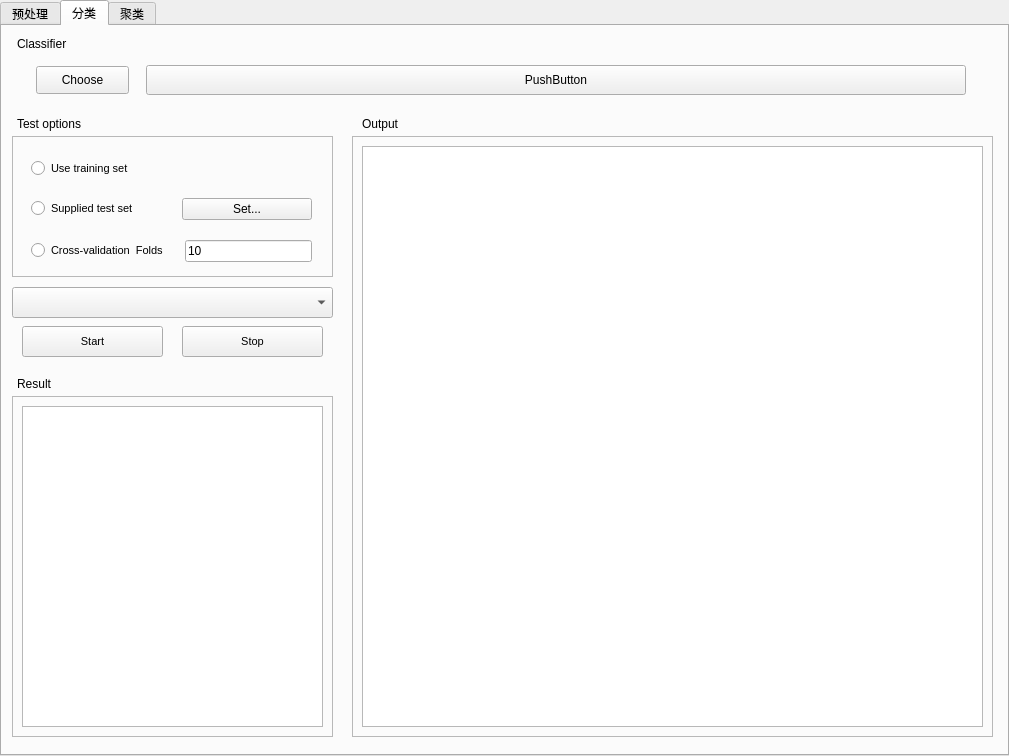
<?xml version="1.0" encoding="UTF-8"?>
<ui version="4.0">
 <class>MainWindow</class>
 <widget class="QMainWindow" name="MainWindow">
  <property name="geometry">
   <rect>
    <x>0</x>
    <y>0</y>
    <width>1009</width>
    <height>756</height>
   </rect>
  </property>
  <property name="windowTitle">
   <string>MainWindow</string>
  </property>
  <widget class="QWidget" name="centralwidget">
   <widget class="QTabWidget" name="tabWidget">
    <property name="geometry">
     <rect>
      <x>0</x>
      <y>0</y>
      <width>1009</width>
      <height>756</height>
     </rect>
    </property>
    <property name="whatsThis">
     <string>&lt;html&gt;&lt;head/&gt;&lt;body&gt;&lt;p&gt;&lt;br/&gt;&lt;/p&gt;&lt;/body&gt;&lt;/html&gt;</string>
    </property>
    <property name="currentIndex">
     <number>1</number>
    </property>
    <widget class="QWidget" name="tab">
     <property name="enabled">
      <bool>true</bool>
     </property>
     <attribute name="title">
      <string>预处理</string>
     </attribute>
     <widget class="QFrame" name="frame">
      <property name="geometry">
       <rect>
        <x>10</x>
        <y>70</y>
        <width>981</width>
        <height>51</height>
       </rect>
      </property>
     </widget>
     <widget class="QLabel" name="label">
      <property name="geometry">
       <rect>
        <x>10</x>
        <y>50</y>
        <width>72</width>
        <height>15</height>
       </rect>
      </property>
      <property name="text">
       <string>Filter</string>
      </property>
     </widget>
     <widget class="QFrame" name="summaryPanel">
      <property name="geometry">
       <rect>
        <x>10</x>
        <y>160</y>
        <width>491</width>
        <height>61</height>
       </rect>
      </property>
      <property name="frameShape">
       <enum>QFrame::StyledPanel</enum>
      </property>
      <property name="frameShadow">
       <enum>QFrame::Raised</enum>
      </property>
      <widget class="QWidget" name="layoutWidget">
       <property name="geometry">
        <rect>
         <x>10</x>
         <y>0</y>
         <width>471</width>
         <height>61</height>
        </rect>
       </property>
       <layout class="QGridLayout" name="gridLayout">
        <item row="0" column="0">
         <layout class="QHBoxLayout" name="horizontalLayout_6">
          <item>
           <widget class="QLabel" name="label_5">
            <property name="sizePolicy">
             <sizepolicy hsizetype="Fixed" vsizetype="Preferred">
              <horstretch>0</horstretch>
              <verstretch>0</verstretch>
             </sizepolicy>
            </property>
            <property name="font">
             <font>
              <pointsize>8</pointsize>
             </font>
            </property>
            <property name="text">
             <string>Relation:</string>
            </property>
           </widget>
          </item>
          <item>
           <widget class="QLabel" name="name_lab">
            <property name="font">
             <font>
              <pointsize>8</pointsize>
             </font>
            </property>
            <property name="text">
             <string>None</string>
            </property>
           </widget>
          </item>
         </layout>
        </item>
        <item row="0" column="1">
         <layout class="QHBoxLayout" name="horizontalLayout_4">
          <item>
           <widget class="QLabel" name="label_7">
            <property name="sizePolicy">
             <sizepolicy hsizetype="Fixed" vsizetype="Preferred">
              <horstretch>0</horstretch>
              <verstretch>0</verstretch>
             </sizepolicy>
            </property>
            <property name="font">
             <font>
              <pointsize>8</pointsize>
             </font>
            </property>
            <property name="text">
             <string>Attributes:</string>
            </property>
           </widget>
          </item>
          <item>
           <widget class="QLabel" name="attr_lab">
            <property name="font">
             <font>
              <pointsize>8</pointsize>
             </font>
            </property>
            <property name="text">
             <string>None</string>
            </property>
           </widget>
          </item>
         </layout>
        </item>
        <item row="1" column="0">
         <layout class="QHBoxLayout" name="horizontalLayout_7">
          <item>
           <widget class="QLabel" name="label_6">
            <property name="sizePolicy">
             <sizepolicy hsizetype="Fixed" vsizetype="Preferred">
              <horstretch>0</horstretch>
              <verstretch>0</verstretch>
             </sizepolicy>
            </property>
            <property name="font">
             <font>
              <pointsize>8</pointsize>
             </font>
            </property>
            <property name="text">
             <string>Instance:</string>
            </property>
           </widget>
          </item>
          <item>
           <widget class="QLabel" name="instance_lab">
            <property name="font">
             <font>
              <pointsize>8</pointsize>
             </font>
            </property>
            <property name="text">
             <string>None</string>
            </property>
           </widget>
          </item>
         </layout>
        </item>
        <item row="1" column="1">
         <layout class="QHBoxLayout" name="horizontalLayout_5">
          <item>
           <widget class="QLabel" name="label_8">
            <property name="sizePolicy">
             <sizepolicy hsizetype="Fixed" vsizetype="Preferred">
              <horstretch>0</horstretch>
              <verstretch>0</verstretch>
             </sizepolicy>
            </property>
            <property name="font">
             <font>
              <pointsize>8</pointsize>
             </font>
            </property>
            <property name="text">
             <string>Sum of weight:</string>
            </property>
           </widget>
          </item>
          <item>
           <widget class="QLabel" name="weight_lab">
            <property name="font">
             <font>
              <pointsize>8</pointsize>
             </font>
            </property>
            <property name="text">
             <string>None</string>
            </property>
           </widget>
          </item>
         </layout>
        </item>
       </layout>
      </widget>
     </widget>
     <widget class="QLabel" name="label_2">
      <property name="geometry">
       <rect>
        <x>10</x>
        <y>130</y>
        <width>141</width>
        <height>20</height>
       </rect>
      </property>
      <property name="text">
       <string>Current relation</string>
      </property>
     </widget>
     <widget class="QLabel" name="label_3">
      <property name="geometry">
       <rect>
        <x>10</x>
        <y>230</y>
        <width>101</width>
        <height>21</height>
       </rect>
      </property>
      <property name="text">
       <string>Attributes</string>
      </property>
     </widget>
     <widget class="QFrame" name="attrPanel">
      <property name="geometry">
       <rect>
        <x>10</x>
        <y>260</y>
        <width>491</width>
        <height>431</height>
       </rect>
      </property>
      <property name="frameShape">
       <enum>QFrame::StyledPanel</enum>
      </property>
      <property name="frameShadow">
       <enum>QFrame::Raised</enum>
      </property>
      <widget class="QTableWidget" name="attr_table">
       <property name="geometry">
        <rect>
         <x>11</x>
         <y>48</y>
         <width>471</width>
         <height>331</height>
        </rect>
       </property>
       <property name="font">
        <font>
         <pointsize>8</pointsize>
        </font>
       </property>
      </widget>
      <widget class="QPushButton" name="remove_btn">
       <property name="geometry">
        <rect>
         <x>20</x>
         <y>390</y>
         <width>451</width>
         <height>31</height>
        </rect>
       </property>
       <property name="layoutDirection">
        <enum>Qt::LeftToRight</enum>
       </property>
       <property name="text">
        <string>Remove</string>
       </property>
       <property name="checkable">
        <bool>false</bool>
       </property>
      </widget>
      <widget class="QWidget" name="layoutWidget">
       <property name="geometry">
        <rect>
         <x>19</x>
         <y>10</y>
         <width>451</width>
         <height>31</height>
        </rect>
       </property>
       <layout class="QHBoxLayout" name="horizontalLayout_3">
        <property name="spacing">
         <number>70</number>
        </property>
        <item>
         <widget class="QPushButton" name="all_btn">
          <property name="text">
           <string>All</string>
          </property>
         </widget>
        </item>
        <item>
         <widget class="QPushButton" name="none_btn">
          <property name="text">
           <string>None</string>
          </property>
         </widget>
        </item>
        <item>
         <widget class="QPushButton" name="invert_btn">
          <property name="text">
           <string>Invert</string>
          </property>
         </widget>
        </item>
       </layout>
      </widget>
     </widget>
     <widget class="QLabel" name="label_4">
      <property name="geometry">
       <rect>
        <x>520</x>
        <y>130</y>
        <width>161</width>
        <height>20</height>
       </rect>
      </property>
      <property name="text">
       <string>Selected attribute</string>
      </property>
     </widget>
     <widget class="QFrame" name="attrSummaryPanel">
      <property name="geometry">
       <rect>
        <x>520</x>
        <y>160</y>
        <width>471</width>
        <height>231</height>
       </rect>
      </property>
      <property name="frameShape">
       <enum>QFrame::StyledPanel</enum>
      </property>
      <property name="frameShadow">
       <enum>QFrame::Raised</enum>
      </property>
      <widget class="QTableWidget" name="selected_table">
       <property name="geometry">
        <rect>
         <x>10</x>
         <y>50</y>
         <width>451</width>
         <height>171</height>
        </rect>
       </property>
       <property name="font">
        <font>
         <pointsize>8</pointsize>
        </font>
       </property>
      </widget>
      <widget class="QWidget" name="layoutWidget">
       <property name="geometry">
        <rect>
         <x>10</x>
         <y>0</y>
         <width>451</width>
         <height>51</height>
        </rect>
       </property>
       <layout class="QGridLayout" name="gridLayout_2">
        <property name="leftMargin">
         <number>8</number>
        </property>
        <property name="topMargin">
         <number>0</number>
        </property>
        <property name="rightMargin">
         <number>8</number>
        </property>
        <property name="horizontalSpacing">
         <number>10</number>
        </property>
        <property name="verticalSpacing">
         <number>3</number>
        </property>
        <item row="1" column="2">
         <layout class="QHBoxLayout" name="horizontalLayout_11">
          <property name="spacing">
           <number>5</number>
          </property>
          <item>
           <widget class="QLabel" name="label_20">
            <property name="sizePolicy">
             <sizepolicy hsizetype="Fixed" vsizetype="Preferred">
              <horstretch>0</horstretch>
              <verstretch>0</verstretch>
             </sizepolicy>
            </property>
            <property name="font">
             <font>
              <pointsize>8</pointsize>
             </font>
            </property>
            <property name="text">
             <string>Unique:</string>
            </property>
           </widget>
          </item>
          <item>
           <widget class="QLabel" name="select_attr_unique">
            <property name="sizePolicy">
             <sizepolicy hsizetype="Preferred" vsizetype="Preferred">
              <horstretch>0</horstretch>
              <verstretch>0</verstretch>
             </sizepolicy>
            </property>
            <property name="font">
             <font>
              <pointsize>8</pointsize>
             </font>
            </property>
            <property name="text">
             <string>None</string>
            </property>
           </widget>
          </item>
         </layout>
        </item>
        <item row="1" column="1">
         <layout class="QHBoxLayout" name="horizontalLayout_12">
          <property name="spacing">
           <number>5</number>
          </property>
          <item>
           <widget class="QLabel" name="label_18">
            <property name="sizePolicy">
             <sizepolicy hsizetype="Fixed" vsizetype="Preferred">
              <horstretch>0</horstretch>
              <verstretch>0</verstretch>
             </sizepolicy>
            </property>
            <property name="font">
             <font>
              <pointsize>8</pointsize>
             </font>
            </property>
            <property name="text">
             <string>Distinct:</string>
            </property>
           </widget>
          </item>
          <item>
           <widget class="QLabel" name="select_attr_distinct">
            <property name="font">
             <font>
              <pointsize>8</pointsize>
             </font>
            </property>
            <property name="text">
             <string>None</string>
            </property>
           </widget>
          </item>
         </layout>
        </item>
        <item row="1" column="0">
         <layout class="QHBoxLayout" name="horizontalLayout_13">
          <property name="spacing">
           <number>5</number>
          </property>
          <item>
           <widget class="QLabel" name="label_16">
            <property name="sizePolicy">
             <sizepolicy hsizetype="Fixed" vsizetype="Preferred">
              <horstretch>0</horstretch>
              <verstretch>0</verstretch>
             </sizepolicy>
            </property>
            <property name="font">
             <font>
              <pointsize>8</pointsize>
             </font>
            </property>
            <property name="text">
             <string>Missing:</string>
            </property>
           </widget>
          </item>
          <item>
           <widget class="QLabel" name="select_attr_missing">
            <property name="font">
             <font>
              <pointsize>8</pointsize>
             </font>
            </property>
            <property name="text">
             <string>None</string>
            </property>
           </widget>
          </item>
         </layout>
        </item>
        <item row="0" column="1">
         <layout class="QHBoxLayout" name="horizontalLayout_9">
          <property name="spacing">
           <number>5</number>
          </property>
          <item>
           <widget class="QLabel" name="select_attr_weight_lab">
            <property name="sizePolicy">
             <sizepolicy hsizetype="Fixed" vsizetype="Preferred">
              <horstretch>0</horstretch>
              <verstretch>0</verstretch>
             </sizepolicy>
            </property>
            <property name="font">
             <font>
              <pointsize>8</pointsize>
             </font>
            </property>
            <property name="text">
             <string>Weight:</string>
            </property>
           </widget>
          </item>
          <item>
           <widget class="QLabel" name="select_attr_weight">
            <property name="font">
             <font>
              <pointsize>8</pointsize>
             </font>
            </property>
            <property name="text">
             <string>None</string>
            </property>
           </widget>
          </item>
         </layout>
        </item>
        <item row="0" column="0">
         <layout class="QHBoxLayout" name="horizontalLayout_8">
          <property name="spacing">
           <number>5</number>
          </property>
          <item>
           <widget class="QLabel" name="label_10">
            <property name="sizePolicy">
             <sizepolicy hsizetype="Fixed" vsizetype="Preferred">
              <horstretch>0</horstretch>
              <verstretch>0</verstretch>
             </sizepolicy>
            </property>
            <property name="font">
             <font>
              <pointsize>8</pointsize>
             </font>
            </property>
            <property name="text">
             <string>Name:</string>
            </property>
           </widget>
          </item>
          <item>
           <widget class="QLabel" name="select_attr_name">
            <property name="font">
             <font>
              <pointsize>8</pointsize>
             </font>
            </property>
            <property name="text">
             <string>None</string>
            </property>
           </widget>
          </item>
         </layout>
        </item>
        <item row="0" column="2">
         <layout class="QHBoxLayout" name="horizontalLayout_10">
          <property name="spacing">
           <number>5</number>
          </property>
          <item>
           <widget class="QLabel" name="label_14">
            <property name="sizePolicy">
             <sizepolicy hsizetype="Fixed" vsizetype="Preferred">
              <horstretch>0</horstretch>
              <verstretch>0</verstretch>
             </sizepolicy>
            </property>
            <property name="font">
             <font>
              <pointsize>8</pointsize>
             </font>
            </property>
            <property name="text">
             <string>Type:</string>
            </property>
           </widget>
          </item>
          <item>
           <widget class="QLabel" name="select_attr_type">
            <property name="sizePolicy">
             <sizepolicy hsizetype="Preferred" vsizetype="Preferred">
              <horstretch>0</horstretch>
              <verstretch>0</verstretch>
             </sizepolicy>
            </property>
            <property name="font">
             <font>
              <pointsize>8</pointsize>
             </font>
            </property>
            <property name="text">
             <string>None</string>
            </property>
           </widget>
          </item>
         </layout>
        </item>
       </layout>
      </widget>
     </widget>
     <widget class="QComboBox" name="attr_combo">
      <property name="geometry">
       <rect>
        <x>520</x>
        <y>401</y>
        <width>471</width>
        <height>31</height>
       </rect>
      </property>
     </widget>
     <widget class="QWidget" name="layoutWidget">
      <property name="geometry">
       <rect>
        <x>10</x>
        <y>10</y>
        <width>321</width>
        <height>30</height>
       </rect>
      </property>
      <layout class="QHBoxLayout" name="horizontalLayout">
       <item>
        <widget class="QPushButton" name="open_btn">
         <property name="text">
          <string>打开</string>
         </property>
        </widget>
       </item>
       <item>
        <widget class="QPushButton" name="edit_btn">
         <property name="text">
          <string>编辑</string>
         </property>
        </widget>
       </item>
       <item>
        <widget class="QPushButton" name="save_btn">
         <property name="text">
          <string>保存</string>
         </property>
        </widget>
       </item>
      </layout>
     </widget>
     <widget class="MatplotlibWidget" name="draw_area" native="true">
      <property name="geometry">
       <rect>
        <x>510</x>
        <y>440</y>
        <width>491</width>
        <height>261</height>
       </rect>
      </property>
     </widget>
     <widget class="QPushButton" name="apply_btn">
      <property name="geometry">
       <rect>
        <x>876</x>
        <y>80</y>
        <width>93</width>
        <height>28</height>
       </rect>
      </property>
      <property name="text">
       <string>确定</string>
      </property>
     </widget>
     <widget class="QLabel" name="label_9">
      <property name="geometry">
       <rect>
        <x>143</x>
        <y>80</y>
        <width>711</width>
        <height>31</height>
       </rect>
      </property>
      <property name="sizePolicy">
       <sizepolicy hsizetype="Preferred" vsizetype="Preferred">
        <horstretch>5</horstretch>
        <verstretch>0</verstretch>
       </sizepolicy>
      </property>
      <property name="text">
       <string>None</string>
      </property>
     </widget>
     <widget class="TreeNodeButton" name="chose_btn">
      <property name="geometry">
       <rect>
        <x>30</x>
        <y>80</y>
        <width>93</width>
        <height>28</height>
       </rect>
      </property>
      <property name="text">
       <string>Choose</string>
      </property>
     </widget>
     <zorder>label</zorder>
     <zorder>summaryPanel</zorder>
     <zorder>label_2</zorder>
     <zorder>label_3</zorder>
     <zorder>attrPanel</zorder>
     <zorder>label_4</zorder>
     <zorder>attrSummaryPanel</zorder>
     <zorder>attr_combo</zorder>
     <zorder>layoutWidget</zorder>
     <zorder>draw_area</zorder>
     <zorder>frame</zorder>
     <zorder>apply_btn</zorder>
     <zorder>label_9</zorder>
     <zorder>chose_btn</zorder>
    </widget>
    <widget class="QWidget" name="tab_2">
     <attribute name="title">
      <string>分类</string>
     </attribute>
     <widget class="TreeNodeButton" name="choose_classifier">
      <property name="geometry">
       <rect>
        <x>34</x>
        <y>40</y>
        <width>93</width>
        <height>28</height>
       </rect>
      </property>
      <property name="text">
       <string>Choose</string>
      </property>
     </widget>
     <widget class="QLabel" name="label_12">
      <property name="geometry">
       <rect>
        <x>15</x>
        <y>10</y>
        <width>91</width>
        <height>16</height>
       </rect>
      </property>
      <property name="text">
       <string>Classifier</string>
      </property>
     </widget>
     <widget class="QFrame" name="frame_2">
      <property name="geometry">
       <rect>
        <x>14</x>
        <y>30</y>
        <width>981</width>
        <height>51</height>
       </rect>
      </property>
      <widget class="QPushButton" name="option_classifier">
       <property name="geometry">
        <rect>
         <x>130</x>
         <y>9</y>
         <width>820</width>
         <height>30</height>
        </rect>
       </property>
       <property name="contextMenuPolicy">
        <enum>Qt::PreventContextMenu</enum>
       </property>
       <property name="text">
        <string>PushButton</string>
       </property>
      </widget>
     </widget>
     <widget class="QLabel" name="label_13">
      <property name="geometry">
       <rect>
        <x>15</x>
        <y>90</y>
        <width>111</width>
        <height>16</height>
       </rect>
      </property>
      <property name="text">
       <string>Test options</string>
      </property>
     </widget>
     <widget class="QFrame" name="frame_3">
      <property name="geometry">
       <rect>
        <x>10</x>
        <y>110</y>
        <width>321</width>
        <height>141</height>
       </rect>
      </property>
      <property name="frameShape">
       <enum>QFrame::StyledPanel</enum>
      </property>
      <property name="frameShadow">
       <enum>QFrame::Raised</enum>
      </property>
      <widget class="QWidget" name="layoutWidget">
       <property name="geometry">
        <rect>
         <x>19</x>
         <y>20</y>
         <width>281</width>
         <height>112</height>
        </rect>
       </property>
       <layout class="QVBoxLayout" name="verticalLayout">
        <property name="spacing">
         <number>17</number>
        </property>
        <item>
         <widget class="QRadioButton" name="train_radio">
          <property name="font">
           <font>
            <pointsize>8</pointsize>
           </font>
          </property>
          <property name="text">
           <string>Use training set</string>
          </property>
         </widget>
        </item>
        <item>
         <layout class="QHBoxLayout" name="horizontalLayout_2">
          <property name="spacing">
           <number>20</number>
          </property>
          <item>
           <widget class="QRadioButton" name="test_radio">
            <property name="font">
             <font>
              <pointsize>8</pointsize>
             </font>
            </property>
            <property name="text">
             <string>Supplied test set</string>
            </property>
           </widget>
          </item>
          <item>
           <widget class="QPushButton" name="test_set_btn">
            <property name="text">
             <string>Set...</string>
            </property>
           </widget>
          </item>
         </layout>
        </item>
        <item>
         <layout class="QHBoxLayout" name="horizontalLayout_14">
          <item>
           <widget class="QRadioButton" name="cross_radio">
            <property name="font">
             <font>
              <pointsize>8</pointsize>
             </font>
            </property>
            <property name="text">
             <string>Cross-validation  Folds</string>
            </property>
           </widget>
          </item>
          <item>
           <widget class="QLineEdit" name="cross_value">
            <property name="text">
             <string>10</string>
            </property>
           </widget>
          </item>
         </layout>
        </item>
       </layout>
      </widget>
     </widget>
     <widget class="QComboBox" name="classifier_combobox">
      <property name="geometry">
       <rect>
        <x>10</x>
        <y>261</y>
        <width>321</width>
        <height>31</height>
       </rect>
      </property>
     </widget>
     <widget class="QPushButton" name="start_btn">
      <property name="geometry">
       <rect>
        <x>20</x>
        <y>300</y>
        <width>141</width>
        <height>31</height>
       </rect>
      </property>
      <property name="font">
       <font>
        <pointsize>8</pointsize>
       </font>
      </property>
      <property name="text">
       <string>Start</string>
      </property>
     </widget>
     <widget class="QPushButton" name="stop_btn">
      <property name="geometry">
       <rect>
        <x>180</x>
        <y>300</y>
        <width>141</width>
        <height>31</height>
       </rect>
      </property>
      <property name="font">
       <font>
        <pointsize>8</pointsize>
       </font>
      </property>
      <property name="text">
       <string>Stop</string>
      </property>
     </widget>
     <widget class="QLabel" name="label_15">
      <property name="geometry">
       <rect>
        <x>15</x>
        <y>350</y>
        <width>111</width>
        <height>16</height>
       </rect>
      </property>
      <property name="text">
       <string>Result</string>
      </property>
     </widget>
     <widget class="QFrame" name="frame_4">
      <property name="geometry">
       <rect>
        <x>10</x>
        <y>370</y>
        <width>321</width>
        <height>341</height>
       </rect>
      </property>
      <property name="frameShape">
       <enum>QFrame::StyledPanel</enum>
      </property>
      <property name="frameShadow">
       <enum>QFrame::Raised</enum>
      </property>
      <widget class="ResultHistoryPanel" name="resultList">
       <property name="geometry">
        <rect>
         <x>10</x>
         <y>10</y>
         <width>301</width>
         <height>321</height>
        </rect>
       </property>
      </widget>
     </widget>
     <widget class="QLabel" name="label_17">
      <property name="geometry">
       <rect>
        <x>360</x>
        <y>90</y>
        <width>111</width>
        <height>16</height>
       </rect>
      </property>
      <property name="text">
       <string>Output</string>
      </property>
     </widget>
     <widget class="QFrame" name="frame_5">
      <property name="geometry">
       <rect>
        <x>350</x>
        <y>110</y>
        <width>641</width>
        <height>601</height>
       </rect>
      </property>
      <property name="frameShape">
       <enum>QFrame::StyledPanel</enum>
      </property>
      <property name="frameShadow">
       <enum>QFrame::Raised</enum>
      </property>
      <widget class="QTextEdit" name="outText">
       <property name="geometry">
        <rect>
         <x>10</x>
         <y>10</y>
         <width>621</width>
         <height>581</height>
        </rect>
       </property>
      </widget>
     </widget>
     <zorder>frame_2</zorder>
     <zorder>choose_classifier</zorder>
     <zorder>label_12</zorder>
     <zorder>label_13</zorder>
     <zorder>frame_3</zorder>
     <zorder>classifier_combobox</zorder>
     <zorder>start_btn</zorder>
     <zorder>stop_btn</zorder>
     <zorder>label_15</zorder>
     <zorder>frame_4</zorder>
     <zorder>label_17</zorder>
     <zorder>frame_5</zorder>
    </widget>
    <widget class="QWidget" name="tab_3">
     <attribute name="title">
      <string>聚类</string>
     </attribute>
    </widget>
   </widget>
  </widget>
 </widget>
 <customwidgets>
  <customwidget>
   <class>MatplotlibWidget</class>
   <extends>QWidget</extends>
   <header>MatplotlibWidget</header>
   <container>1</container>
  </customwidget>
  <customwidget>
   <class>TreeNodeButton</class>
   <extends>QPushButton</extends>
   <header>TreeNodeButton</header>
  </customwidget>
  <customwidget>
   <class>ResultHistoryPanel</class>
   <extends>QListWidget</extends>
   <header location="global">classifier.ResultHistoryPanel</header>
  </customwidget>
 </customwidgets>
 <resources>
  <include location="../../resources/apprcc.qrc"/>
 </resources>
 <connections/>
</ui>
